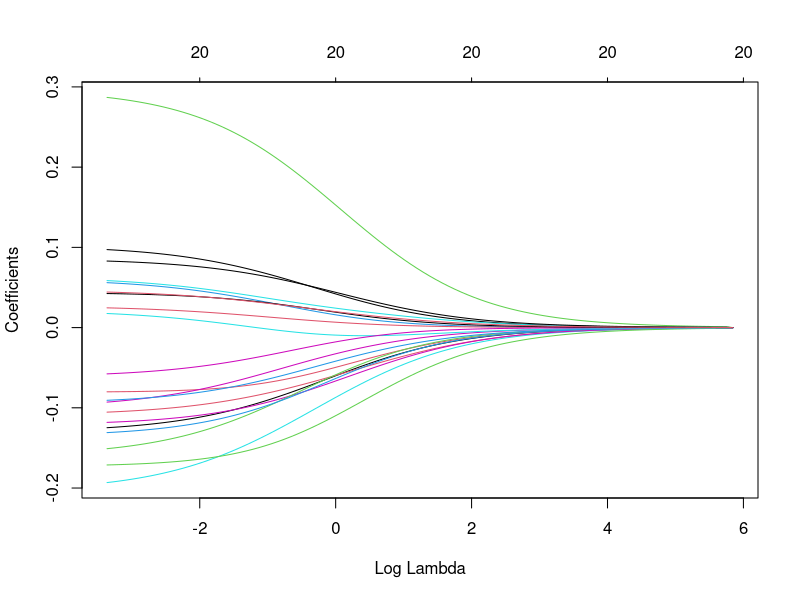
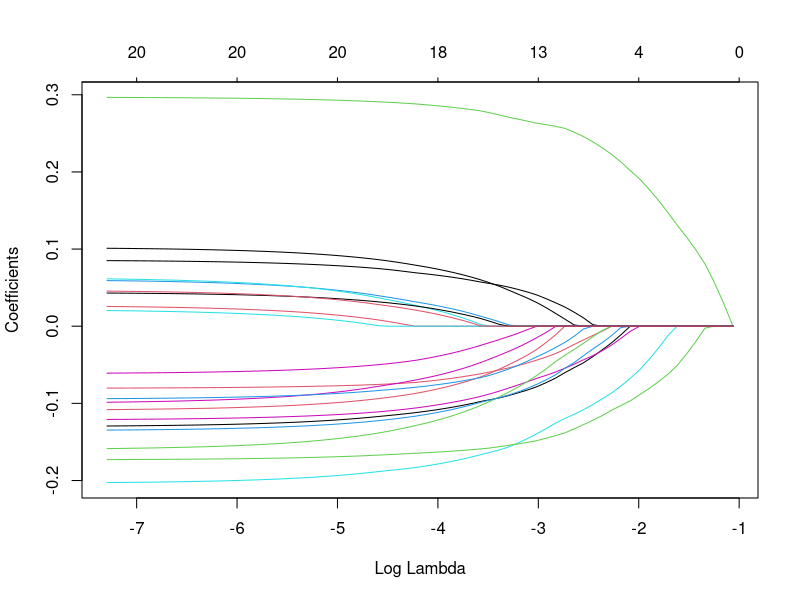
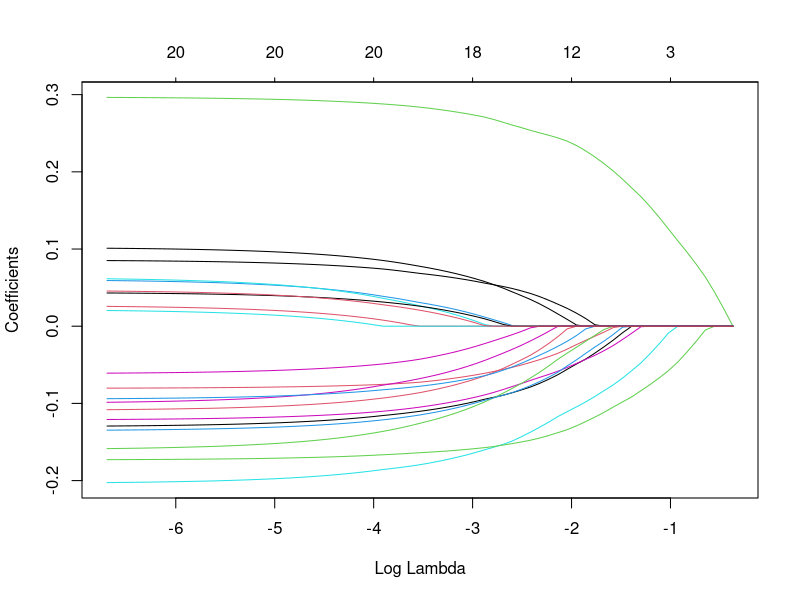

R code for these plots, in order:
library(glmnet)

# multinomial
set.seed(100)
X <- matrix(rnorm(100 * 20), 100, 20)
Y <- rnorm(100)

ans1 <- cv.glmnet(X, Y, alpha = 0) # ridge
plot(ans1$glmnet.fit, "lambda", label = FALSE)

ans2 <- cv.glmnet(X, Y, alpha = 1) # lasso
plot(ans2$glmnet.fit, "lambda", label = FALSE)

ans3 <- cv.glmnet(X, Y, alpha = 0.5) # elastic net
plot(ans3$glmnet.fit, "lambda", label = FALSE)
